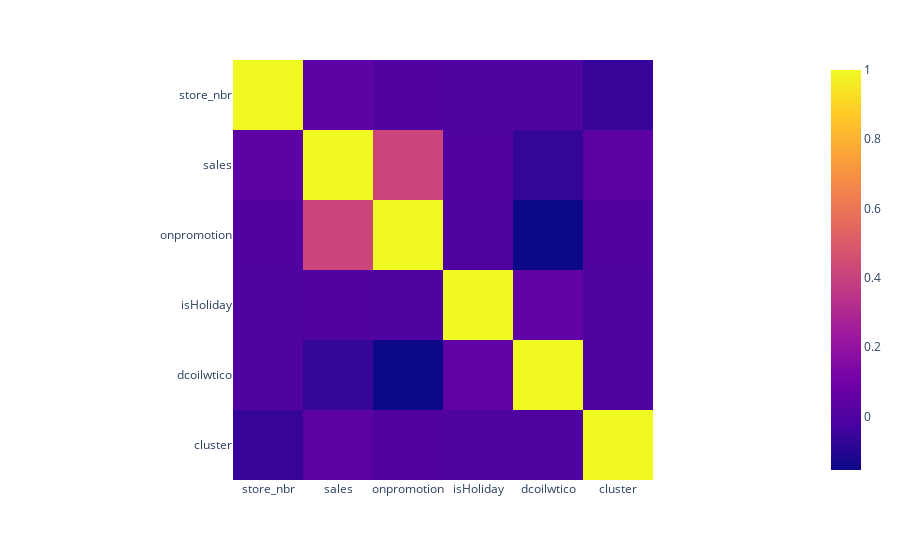

Notebook cell for this chart:
### Markdown cell above
we can see in the sum

### Code cell
px.imshow(df.corr())

### Figure 1 — Plotly figure (JSON) as saved in the notebook; plotly's stock layout.template omitted (floating-point values rounded to 4 significant figures)
{"data": [{"coloraxis": "coloraxis", "hovertemplate": "x: %{x}<br>y: %{y}<br>color: %{z}<extra></extra>", "name": "0", "type": "heatmap", "x": ["store_nbr", "sales", "onpromotion", "isHoliday", "dcoilwtico", "cluster"], "xaxis": "x", "y": ["store_nbr", "sales", "onpromotion", "isHoliday", "dcoilwtico", "cluster"], "yaxis": "y", "z": [[1, 0.04015, 0.005485, -2.537e-16, 6.939e-15, -0.05928], [0.04015, 1, 0.4135, 0.001533, -0.065, 0.03868], [0.005485, 0.4135, 1, -0.001369, -0.1547, 0.005352], [-2.537e-16, 0.001533, -0.001369, 1, 0.04879, -9.304e-16], [6.939e-15, -0.065, -0.1547, 0.04879, 1, -2.881e-14], [-0.05928, 0.03868, 0.005352, -9.304e-16, -2.881e-14, 1]]}], "layout": {"coloraxis": {"colorscale": [[0, "#0d0887"], [0.1111, "#46039f"], [0.2222, "#7201a8"], [0.3333, "#9c179e"], [0.4444, "#bd3786"], [0.5556, "#d8576b"], [0.6667, "#ed7953"], [0.7778, "#fb9f3a"], [0.8889, "#fdca26"], [1, "#f0f921"]]}, "margin": {"t": 60}, "xaxis": {"anchor": "y", "constrain": "domain", "domain": [0, 1], "scaleanchor": "y"}, "yaxis": {"anchor": "x", "autorange": "reversed", "constrain": "domain", "domain": [0, 1]}}}
